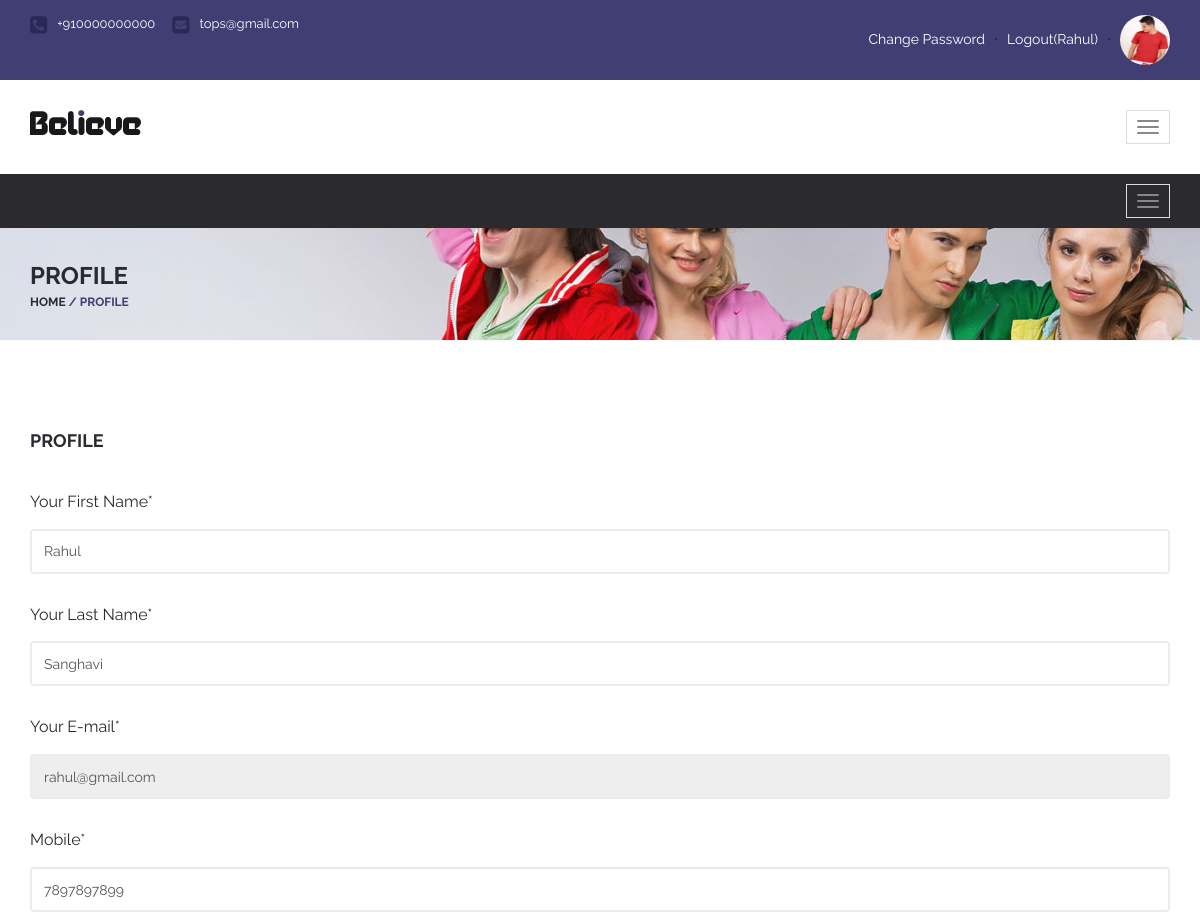
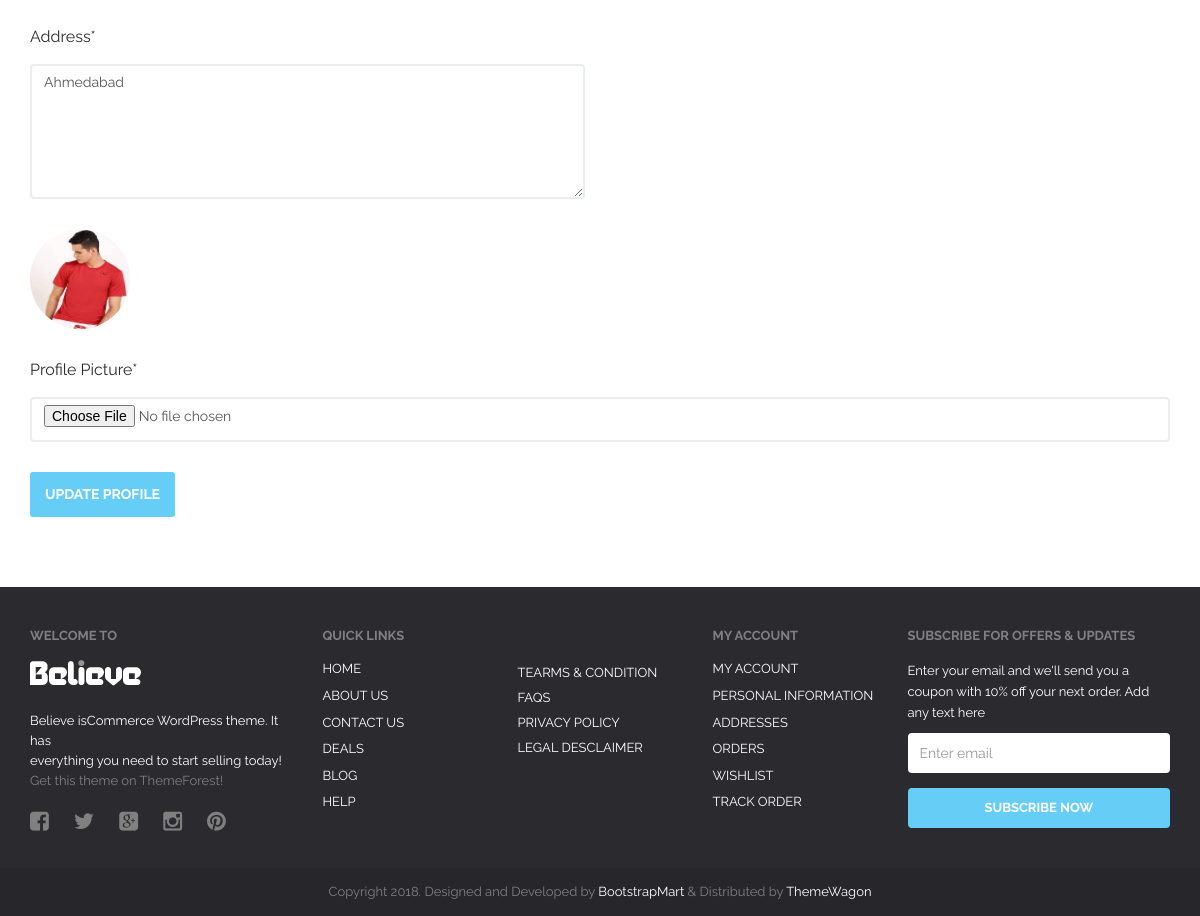
The page /profile/ (signed in) on the database its author committed (2 pictures, top to bottom).
### myapp/models.py (models this page shows, shortened)
class User(models.Model):
	fname=models.CharField(max_length=100)
	lname=models.CharField(max_length=100)
	email=models.EmailField()
	mobile=models.PositiveIntegerField()
	address=models.TextField()
	password=models.CharField(max_length=100)
	profile_picture=models.ImageField(upload_to="profile_picture/",default="")
	usertype=models.CharField(max_length=100,default="buyer")

### myapp/views.py (the view)
# urls.py: path('profile/',views.profile,name='profile'),
def profile(request):
	user=User.objects.get(email=request.session['email'])
	if request.method=="POST":
		user.fname=request.POST['f_name']
		user.lname=request.POST['l_name']
		user.mobile=request.POST['mobile']
		user.address=request.POST['address']
		try:
			user.profile_picture=request.FILES['profile_picture']
		except:
			pass
		user.save()
		request.session['profile_picture']=user.profile_picture.url
		msg="Profile Updated Successfully"
		if user.usertype=="buyer":
			return render(request,'profile.html',{'user':user,'msg':msg})
		else:
			return render(request,'seller-profile.html',{'user':user,'msg':msg})
	else:
		if user.usertype=="buyer":
			return render(request,'profile.html',{'user':user,'msg':msg})
		else:
			return render(request,'seller-profile.html',{'user':user})

### myapp/templates/seller-profile.html (shortened to what this page needs)
{% extends 'seller-header.html' %}
{% block content %}
{% load static %}
<!DOCTYPE html>
<html lang="en">
  <head>
  </head>
  <body>
      <div id="wrapper" class="homepage-1">
          <div id="content">
              <div class="page-title">
                  <div class="container">
                      <div class="page-title-inner">
                          <h3>Profile</h3>
                          <div class="breadcumb"> <a href="">Home</a><span> / </span><span>Profile</span></div>
                      </div>
                  </div>
              </div>
              <div class="about-page">
                  <div class="container">
                      <div class="row">
                          <div class="col-md-12 ct-form">
                              <h3>Profile</h3>
                              <form class="contact-form" action="{% url 'profile' %}" method="post" enctype="multipart/form-data">
                                  <div class="form-group">
                                      <label for="cf_name">Your First Name*</label>
                                      <input type="text" class="form-control" name="f_name" id="cf_name" value="{{user.fname}}">
                                  </div>
                                  <div class="form-group">
                                      <label for="cf_name">Your Last Name*</label>
                                      <input type="text" class="form-control" name="l_name" id="cf_name" value="{{user.lname}}">
                                  </div>
                                  <div class="form-group">
                                      <label for="cf_email">Your E-mail*</label>
                                      <input type="email" class="form-control" name="email" id="cf_email" value="{{user.email}}" readonly>
                                  </div>
                                  <div class="form-group">
                                      <label for="cf_subject">Mobile*</label>
                                      <input type="text" class="form-control" name="mobile" id="cf_subject" value="{{user.mobile}}">
                                  </div>
                                  <div class="form-group">
                                      <label for="cf_message">Address*</label>
                                      <textarea class="form-control" name="address" id="cf_message">{{user.address}}</textarea>
                                  </div>
                                  <div class="form-group">
                                      <img src="{{user.profile_picture.url}}" style="width:100px;height: 100px;border-radius: 50%;">
                                  </div>
                                  <div class="form-group">
                                      <label for="cf_subject">Profile Picture*</label>
                                      <input type="file" class="form-control" name="profile_picture" id="cf_subject">
                                  </div>
                                  <button type="submit" class="btn btn-blue">Update Profile</button>
                              </form>
                          </div>
                      </div>
                  </div>
              </div>
          </div>
      </div>
  </body>
</html>
{% endblock %}

### myapp/templates/seller-header.html (shortened to what this page needs)
{% load static %}
<!DOCTYPE html>
<html lang="en">
  <head>
    <link href="{% static 'font-awesome/css/font-awesome.css' %}" rel='stylesheet' type='text/css'>
    <link href="{% static 'css/bootstrap.min.css' %}" rel="stylesheet">
    <link href="{% static 'style.css' %}" rel="stylesheet">
    <link href="{% static 'responsive.css' %}" rel="stylesheet">
    <link href="{% static 'css/owl.carousel.css' %}" rel="stylesheet">
    <link href="{% static 'css/owl.theme.css' %}" rel="stylesheet">
    <link href="{% static 'css/owl.transitions.css' %}" rel="stylesheet">
    <link href="{% static 'css/prettyPhoto.css' %}" rel="stylesheet">
  </head>
  <body>
      <div id="wrapper" class="homepage-1">
          <div id="header">
              <div class="top">
                  <div class="container">
                      <ul class="top-support">
                          <li><i class="fa fa-phone-square"></i><span>+910000000000</span></li>
                          <li><a href=""><i class="fa fa-envelope-square"></i><span>tops@gmail.com</span></a></li>
                      </ul>
                      <div class="top-control">
                          {% if request.session.email %}
                            <a href="{% url 'change-password' %}">Change Password</a>
                            <span>•</span>
                            <a href="{% url 'logout' %}">Logout({{request.session.fname}})</a>
                            <span>•</span>
                            <a href="{% url 'profile' %}"><img src="{{request.session.profile_picture}}" style="width:50px;height: 50px;border-radius:50% ;"></a>
                          {% else %}
                            <a href="{% url 'register' %}">Register</a>
                              <span>•</span>
                            <a href="{% url 'login' %}">Login</a>
                          {% endif %}
                      </div>
                      <div class="clearfix"></div>
                  </div>
              </div>
              <div id="believe-nav">
                  <div class="container">
                      <div class="min-marg">
                          <nav class="navbar navbar-default">
                                  <div class="navbar-header">
                                      <button type="button" class="navbar-toggle collapsed" data-toggle="collapse" data-target="#bs-example-navbar-collapse-1">
                                          <span class="icon-bar"></span>
                                          <span class="icon-bar"></span>
                                          <span class="icon-bar"></span>
                                      </button>
                                      <a class="navbar-brand" href="/"><img src="{% static 'images/logo.png' %}" alt=""></a>
                                  </div>
                          </nav>
                      </div>
                  </div>
              </div>
              <div id="cat-nav">
              <div class="container">
                  <nav class="navbar navbar-default">
                      <div class="navbar-header">
                          <button type="button" class="navbar-toggle collapsed" data-toggle="collapse" data-target="#cat-nav-mega">
                              <span class="icon-bar"></span>
                              <span class="icon-bar"></span>
                              <span class="icon-bar"></span>
                          </button>
                      </div>
                  </nav>
              </div>
              </div>
          </div>
          {% block content %}
          {% endblock %}
          <div id="footer">
              <div class="footer-widget">
                  <div class="container">
                      <div class="row">
                          <div class="col-md-3">
                              <div class="text-widget">
                                  <div class="wid-title">Welcome to</div>
                                  <img src="{% static 'images/logo-white.png' %}" alt="ft-logo">
                                  <p>
                                      Believe isCommerce WordPress theme. It has<br/>everything you need to start selling today! <a href="">Get this theme on ThemeForest!</a>
                                  </p>
                                  <ul class="ft-soc clearfix">
                                      <li><a href=""><i class="fa fa-facebook-square"></i></a></li>
                                      <li><a href=""><i class="fa fa-twitter"></i></a></li>
                                      <li><a href=""><i class="fa fa-google-plus-square"></i></a></li>
                                      <li><a href=""><i class="fa fa-instagram"></i></a></li>
                                      <li><a href=""><i class="fa fa-pinterest"></i></a></li>
                                  </ul>
                              </div>
                          </div>
                          <div class="col-md-2">
                              <div class="quick-links">
                                  <div class="wid-title">Quick Links</div>
                                  <ul>
                                      <li><a href="index.html">Home</a></li>
                                      <li><a href="#">About US</a></li>
                                      <li><a href="contact.html">contact US</a></li>
                                      <li><a href="#">deals</a></li>
                                      <li><a href="blog.html">blog</a></li>
                                      <li><a href="#">help</a></li>
                                  </ul>
                              </div>
                          </div>
                          <div class="col-md-2">
                              <div class="term">
                                  <div class="wid-title">&nbsp;</div>
                                  <p>
                                      <a href="#">Tearms & condition</a><br/>
                                      <a href="#">FAQs</a><br/>
                                      <a href="#">Privacy Policy</a><br/>
                                      <a href="#">Legal Desclaimer</a><br/>
                                  </p>
                              </div>
                          </div>
                          <div class="col-md-2">
                              <div class="quick-links">
                                  <div class="wid-title">My Account</div>
                                  <ul>
                                      <li><a href="#">My Account</a></li>
                                      <li><a href="#">Personal Information</a></li>
                                      <li><a href="#">Addresses</a></li>
                                      <li><a href="#">Orders</a></li>
                                      <li><a href="#">Wishlist</a></li>
                                      <li><a href="#">track order</a></li>
                                  </ul>
                              </div>
                          </div>
                          <div class="col-md-3">
                              <div class="subscribe">
                                  <div class="wid-title">Subscribe for OFFERS & UPDATES</div>
                                  <p>
                                      Enter your email and we'll send you a coupon
                                      with 10% off your next order. Add any text here
                                  </p>
                                  <form>
                                      <div class="form-group">
                                          <input type="email" class="form-control" id="exampleInputEmail1" placeholder="Enter email">
                                      </div>
                                      <button type="submit" class="btn btn-default">Subscribe Now</button>
                                  </form>
                              </div>
                          </div>
                      </div>
                  </div>
              </div>
              <div class="footer-text">
                  <div class="container">
                      <p>Copyright 2018. Designed and Developed by <a href="https://bootstrapmart.com/">BootstrapMart </a> &amp; Distributed by <a href="https://themewagon.com/">ThemeWagon</a></p>
                  </div>
              </div>
          </div>
      </div>
  </body>
</html>

### myapp/static/responsive.css (style rules this page uses)
@media (max-width:1200px) { #cat-nav .navbar-toggle { margin:10px 0; } }
@media (max-width:1200px) { .navbar-header { float: none; } }
@media (max-width:1200px) { .navbar-toggle { display: block; margin:0 15px; border-radius:0; } }

### rows shown on the page
User: session.fname "Rahul", f_name "Rahul", l_name "Sanghavi", email "rahul@gmail.com", mobile "7897897899", address "Ahmedabad", profile_picture (picture)
